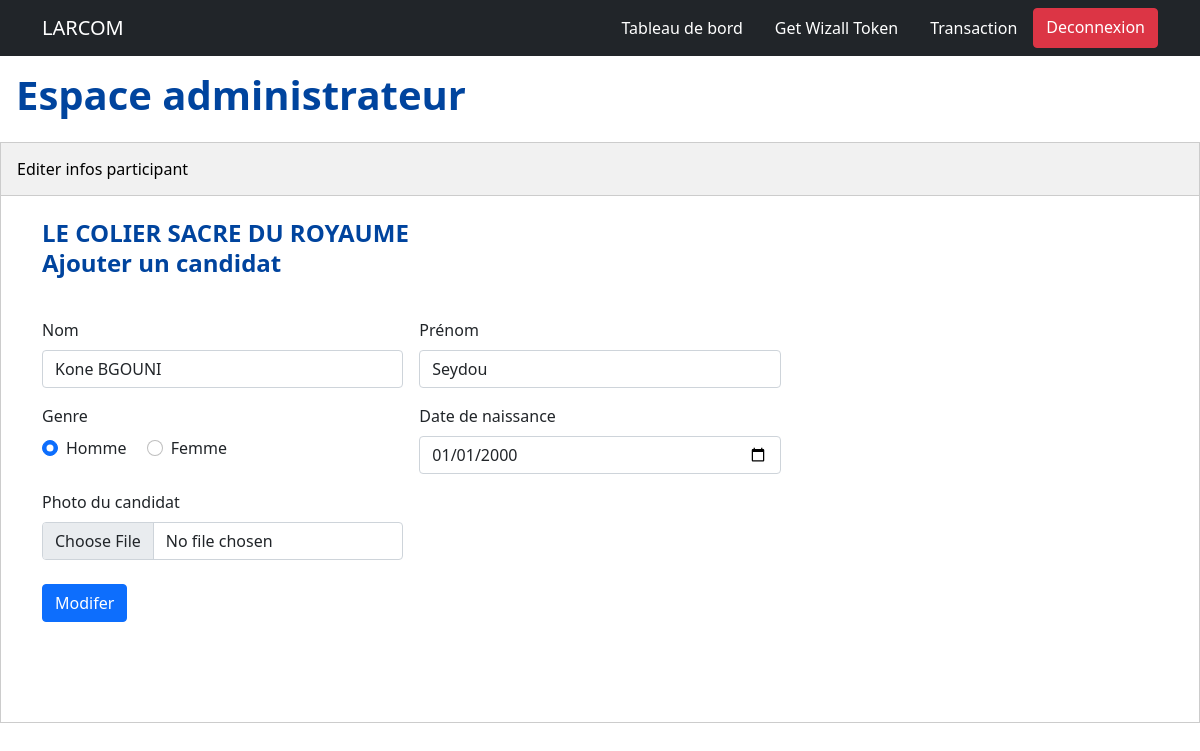
Screenshot of /index.php?action=edit_candidat&id=8 (signed in) with the database file from the repository.
### tables this page shows
CREATE TABLE `events` (
  `id` int(11) NOT NULL,
  `categorie` varchar(255) DEFAULT NULL,
  `titre` varchar(255) NOT NULL,
  `description` text DEFAULT NULL,
  `expire` datetime(6) NOT NULL,
  `image` varchar(255) DEFAULT NULL,
  `video` varchar(255) DEFAULT NULL,
  `user_id` int(11) NOT NULL,
  `created_at` timestamp(6) NULL DEFAULT NULL
);

CREATE TABLE `candidats` (
  `id` int(11) NOT NULL,
  `prenom` varchar(255) DEFAULT NULL,
  `nom` varchar(255) DEFAULT NULL,
  `image` varchar(255) DEFAULT NULL,
  `user_id` int(11) NOT NULL,
  `event_id` int(11) NOT NULL,
  `date_naissance` date DEFAULT NULL,
  `genre` varchar(32) DEFAULT NULL,
  `created_at` timestamp(6) NULL DEFAULT NULL
);

### Database/DatabaseConnector.php (called while the page is built, shortened)
<?php
    class DatabaseConnector {
        protected $dbConnection = null;
        public function __construct() {
            $user = "root";
            $password = '';
            $dbName = 'voting';
            $host = 'localhost';
            try {
                $this->dbConnection = new \PDO("mysql:host=$host;dbname=$dbName",$user,$password);
            } catch (Exception $e) {
                die('Erreur: '.$e->getMessage());
            }
        }
        public function getConnection() {
            return $this->dbConnection;
        }
    }

### Model/Candidat.php (called while the page is built, shortened)
<?php
    class Candidat {
        private $db;
        public function __construct() {
            $this->db = (new DatabaseConnector())->getConnection();
        }
        public function getById($id) {
            $req = $this->db->prepare('SELECT * from candidats WHERE id=:id LIMIT 1');
            $req->bindParam(':id', $id);
            $req->execute();
            return $req->fetch();
        }
    }

### Model/Event.php (called while the page is built, shortened)
<?php
    class Event {
        private $db;
        public function __construct() {
            $this->db = (new DatabaseConnector())->getConnection();
        }
        public function getById($id) {
            $req = $this->db->prepare('SELECT * from events WHERE id=:id LIMIT 1');
            $req->bindParam(':id', $id);
            $req->execute();
            return $req->fetch();
        }
    }

### View/candidat/edit.php (the view, shortened to what this page needs)
<!DOCTYPE html>
<html lang="en">
  <head>
    <link rel="stylesheet" href="public/css/global.css" />
    <link rel="stylesheet" href="public/css/tabs.css" />
    <link
      href="https://cdn.jsdelivr.net/npm/bootstrap@5.0.2/dist/css/bootstrap.min.css"
      rel="stylesheet"
    />
  </head>
  <body onload="openSection(event, 'Event')">
    <?php include('View/layout/navigation.php') ?>
    <h1 class="page-title">Espace administrateur</h1>
    <div class="tab mt-2">
      <div class="">
        <button class="tablinks" onclick="openSection(event, 'Event')">
          Editer infos participant
        </button>
      </div>
    </div>
    <div id="Event" class="tabcontent">
      <div class="container">
        <h2 class="header-title"><?= $event['titre'] ?></h2>
        <h4 class="header-title">Ajouter un candidat</h4>
        <form
          action="index.php?action=update_candidat&id=<?= $candidat['id'] ?>&event_id=<?= $event['id'] ?>"
          method="post"
          enctype="multipart/form-data"
          class="row g-3 mt-4"
        >
          <div class="col-md-4">
            <label for="nom" class="form-label">Nom</label>
            <input type="text" class="form-control" name="nom" id="nom" value="<?= $candidat['nom'] ?>" />
          </div>
          <div class="col-md-4">
            <label for="prenom" class="form-label">Prénom</label>
            <input type="text" class="form-control" name="prenom" id="prenom" value="<?= $candidat['prenom'] ?>" />
          </div>
          <div class="col-md-4"></div>
          <div class="col-md-4">
            <label class="form-label">Genre</label>
            <div>
              <div class="form-check form-check-inline">
                <input class="form-check-input" type="radio" name="genre" id="homme" value="h" <?= $candidat['genre'] == "h" ? "checked=" : "" ?> />
                <label class="form-check-label" for="homme">Homme</label>
              </div>
              <div class="form-check form-check-inline">
                <input class="form-check-input" type="radio" name="genre" id="femme" value="f" <?= $candidat['genre'] == "f" ? "checked=" : "" ?>>
                <label class="form-check-label" for="femme">Femme</label>
              </div>
            </div>
          </div>
          <div class="col-md-4">
            <label for="birthdate" class="form-label">Date de naissance</label>
            <input
              type="date"
              class="form-control"
              name="date_naissance"
              id="birthdate"
              value="<?= $date ?>"
            />
          </div>
          <div class="col-md-4"></div>
          <div class="col-md-4">
            <label for="image" class="form-label">Photo du candidat</label>
            <input
              type="file"
              class="form-control"
              name="image"
              id="image"
              accept=".jpg, .jpeg, .png"
            />
          <div class="col-12 mt-4">
            <button type="submit" class="btn btn-primary">
              Modifer
            </button>
          </div>
        </form>
      </div>
    </div>
  </body>
  </html>

### public/css/global.css (style rules this page uses)
.page-title { margin-top: 0; margin-bottom: 0; font-weight: 600; font-size: 2.5rem; line-height: 1.25; color: #00449e; padding: 14px 16px; }
.header-title { margin-top: 0; margin-bottom: 0; font-weight: 600; font-size: 1.5rem; line-height: 1.25; color: #00449e; }

### public/css/tabs.css (style rules this page uses)
.tab { overflow: hidden; border: 1px solid #ccc; background-color: #f1f1f1; }
.tab button { background-color: inherit; float: left; border: none; outline: none; cursor: pointer; padding: 14px 16px; transition: 0.3s; }
.tabcontent { display: none; padding-top: 22px; padding-bottom: 100px; border: 1px solid #ccc; border-top: none; }

### rows the page displays
events: titre "LE COLIER SACRE DU ROYAUME"
candidats: nom "Kone BGOUNI", prenom "Seydou", genre "☑ Homme", genre "☐ Femme", date_naissance "01/01/2000"
